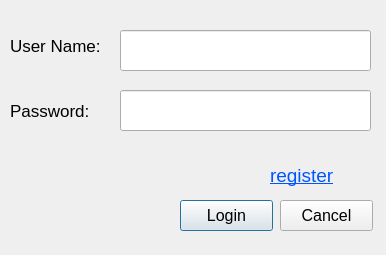
<?xml version="1.0" encoding="UTF-8"?>
<ui version="4.0">
 <class>login</class>
 <widget class="QDialog" name="login">
  <property name="geometry">
   <rect>
    <x>0</x>
    <y>0</y>
    <width>386</width>
    <height>255</height>
   </rect>
  </property>
  <property name="windowTitle">
   <string>login</string>
  </property>
  <widget class="QLineEdit" name="lineEdit">
   <property name="geometry">
    <rect>
     <x>120</x>
     <y>30</y>
     <width>251</width>
     <height>41</height>
    </rect>
   </property>
  </widget>
  <widget class="QLineEdit" name="lineEdit_2">
   <property name="geometry">
    <rect>
     <x>120</x>
     <y>90</y>
     <width>251</width>
     <height>41</height>
    </rect>
   </property>
  </widget>
  <widget class="QLabel" name="label">
   <property name="geometry">
    <rect>
     <x>10</x>
     <y>30</y>
     <width>101</width>
     <height>31</height>
    </rect>
   </property>
   <property name="font">
    <font>
     <pointsize>13</pointsize>
    </font>
   </property>
   <property name="text">
    <string>User Name:</string>
   </property>
  </widget>
  <widget class="QLabel" name="label_2">
   <property name="geometry">
    <rect>
     <x>10</x>
     <y>90</y>
     <width>101</width>
     <height>41</height>
    </rect>
   </property>
   <property name="font">
    <font>
     <pointsize>13</pointsize>
    </font>
   </property>
   <property name="text">
    <string>Password:</string>
   </property>
  </widget>
  <widget class="QLabel" name="label_3">
   <property name="geometry">
    <rect>
     <x>270</x>
     <y>160</y>
     <width>91</width>
     <height>31</height>
    </rect>
   </property>
   <property name="font">
    <font>
     <pointsize>11</pointsize>
     <underline>true</underline>
    </font>
   </property>
   <property name="text">
    <string>&lt;html&gt;&lt;head/&gt;&lt;body&gt;&lt;p&gt;&lt;span style=&quot; font-size:14pt; color:#0055ff;&quot;&gt;register&lt;/span&gt;&lt;/p&gt;&lt;/body&gt;&lt;/html&gt;</string>
   </property>
  </widget>
  <widget class="QPushButton" name="pushButton">
   <property name="geometry">
    <rect>
     <x>180</x>
     <y>200</y>
     <width>93</width>
     <height>31</height>
    </rect>
   </property>
   <property name="font">
    <font>
     <pointsize>12</pointsize>
    </font>
   </property>
   <property name="text">
    <string>Login</string>
   </property>
  </widget>
  <widget class="QPushButton" name="pushButton_2">
   <property name="geometry">
    <rect>
     <x>280</x>
     <y>200</y>
     <width>93</width>
     <height>31</height>
    </rect>
   </property>
   <property name="font">
    <font>
     <pointsize>12</pointsize>
    </font>
   </property>
   <property name="text">
    <string>Cancel</string>
   </property>
  </widget>
 </widget>
 <resources/>
 <connections/>
</ui>
